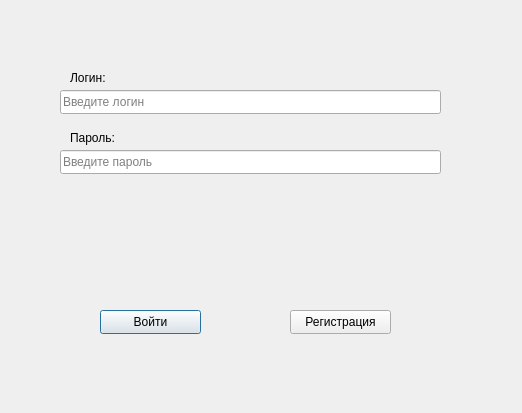
<?xml version="1.0" encoding="UTF-8"?>
<ui version="4.0">
 <class>LoginDialog</class>
 <widget class="QDialog" name="LoginDialog">
  <property name="geometry">
   <rect>
    <x>0</x>
    <y>0</y>
    <width>522</width>
    <height>413</height>
   </rect>
  </property>
  <property name="windowTitle">
   <string>Авторизация</string>
  </property>
  <widget class="QLineEdit" name="lePass">
   <property name="geometry">
    <rect>
     <x>60</x>
     <y>150</y>
     <width>381</width>
     <height>24</height>
    </rect>
   </property>
   <property name="echoMode">
    <enum>QLineEdit::EchoMode::Password</enum>
   </property>
   <property name="placeholderText">
    <string>Введите пароль</string>
   </property>
  </widget>
  <widget class="QLineEdit" name="leLogin">
   <property name="geometry">
    <rect>
     <x>60</x>
     <y>90</y>
     <width>381</width>
     <height>24</height>
    </rect>
   </property>
   <property name="placeholderText">
    <string>Введите логин</string>
   </property>
  </widget>
  <widget class="QPushButton" name="btnLogin">
   <property name="geometry">
    <rect>
     <x>100</x>
     <y>310</y>
     <width>101</width>
     <height>24</height>
    </rect>
   </property>
   <property name="text">
    <string>Войти</string>
   </property>
  </widget>
  <widget class="QPushButton" name="btnReg">
   <property name="geometry">
    <rect>
     <x>290</x>
     <y>310</y>
     <width>101</width>
     <height>24</height>
    </rect>
   </property>
   <property name="text">
    <string>Регистрация</string>
   </property>
  </widget>
  <widget class="QLabel" name="label">
   <property name="geometry">
    <rect>
     <x>70</x>
     <y>70</y>
     <width>49</width>
     <height>16</height>
    </rect>
   </property>
   <property name="text">
    <string>Логин:</string>
   </property>
  </widget>
  <widget class="QLabel" name="label_2">
   <property name="geometry">
    <rect>
     <x>70</x>
     <y>130</y>
     <width>49</width>
     <height>16</height>
    </rect>
   </property>
   <property name="text">
    <string>Пароль:</string>
   </property>
  </widget>
  <widget class="QLabel" name="lblStatus">
   <property name="geometry">
    <rect>
     <x>50</x>
     <y>380</y>
     <width>421</width>
     <height>16</height>
    </rect>
   </property>
   <property name="text">
    <string/>
   </property>
  </widget>
 </widget>
 <resources/>
 <connections/>
</ui>
